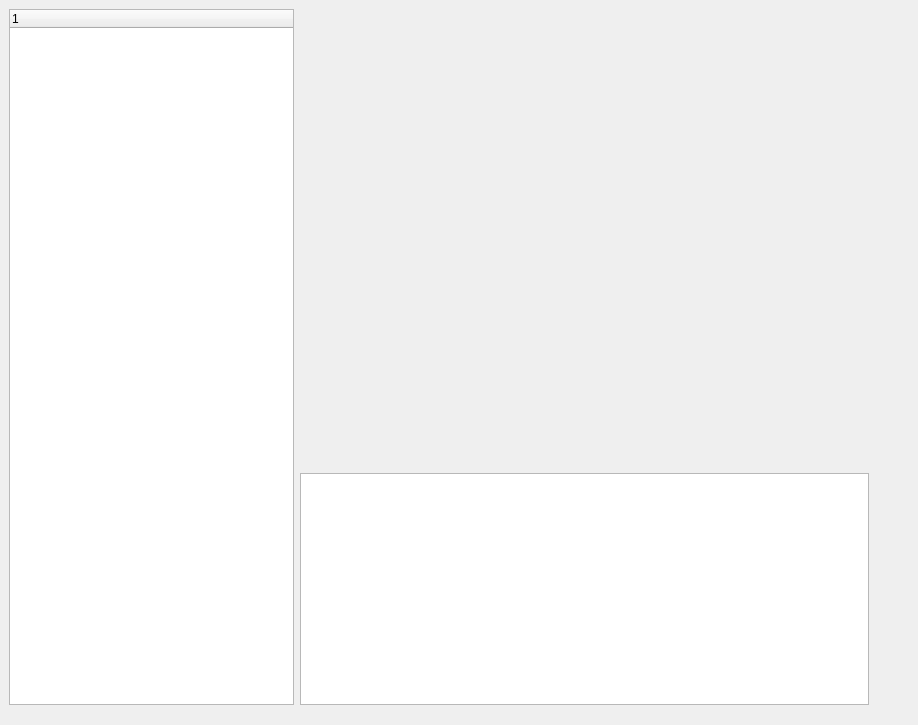
<?xml version="1.0" encoding="UTF-8"?>
<ui version="4.0">
 <class>MainWindow</class>
 <widget class="QMainWindow" name="MainWindow">
  <property name="geometry">
   <rect>
    <x>0</x>
    <y>0</y>
    <width>918</width>
    <height>725</height>
   </rect>
  </property>
  <property name="windowTitle">
   <string>MainWindow</string>
  </property>
  <widget class="QWidget" name="centralwidget">
   <layout class="QHBoxLayout" name="horizontalLayout_2" stretch="2,4,0">
    <property name="bottomMargin">
     <number>20</number>
    </property>
    <item>
     <layout class="QHBoxLayout" name="horizontalLayout">
      <property name="sizeConstraint">
       <enum>QLayout::SetDefaultConstraint</enum>
      </property>
      <property name="leftMargin">
       <number>0</number>
      </property>
      <item>
       <widget class="QTreeWidget" name="treeWidget">
        <property name="minimumSize">
         <size>
          <width>180</width>
          <height>0</height>
         </size>
        </property>
        <column>
         <property name="text">
          <string notr="true">1</string>
         </property>
        </column>
       </widget>
      </item>
     </layout>
    </item>
    <item>
     <layout class="QVBoxLayout" name="verticalLayout" stretch="2,1">
      <property name="spacing">
       <number>5</number>
      </property>
      <property name="leftMargin">
       <number>0</number>
      </property>
      <item>
       <layout class="QGridLayout" name="gridLayout">
        <item row="0" column="0">
         <layout class="QFormLayout" name="widgetBox"/>
        </item>
       </layout>
      </item>
      <item>
       <widget class="QTextBrowser" name="logText"/>
      </item>
     </layout>
    </item>
    <item>
     <spacer name="horizontalSpacer">
      <property name="orientation">
       <enum>Qt::Horizontal</enum>
      </property>
      <property name="sizeHint" stdset="0">
       <size>
        <width>40</width>
        <height>20</height>
       </size>
      </property>
     </spacer>
    </item>
   </layout>
  </widget>
  <widget class="QMenuBar" name="menuBar">
   <property name="geometry">
    <rect>
     <x>0</x>
     <y>0</y>
     <width>918</width>
     <height>22</height>
    </rect>
   </property>
  </widget>
 </widget>
 <resources/>
 <connections/>
</ui>
